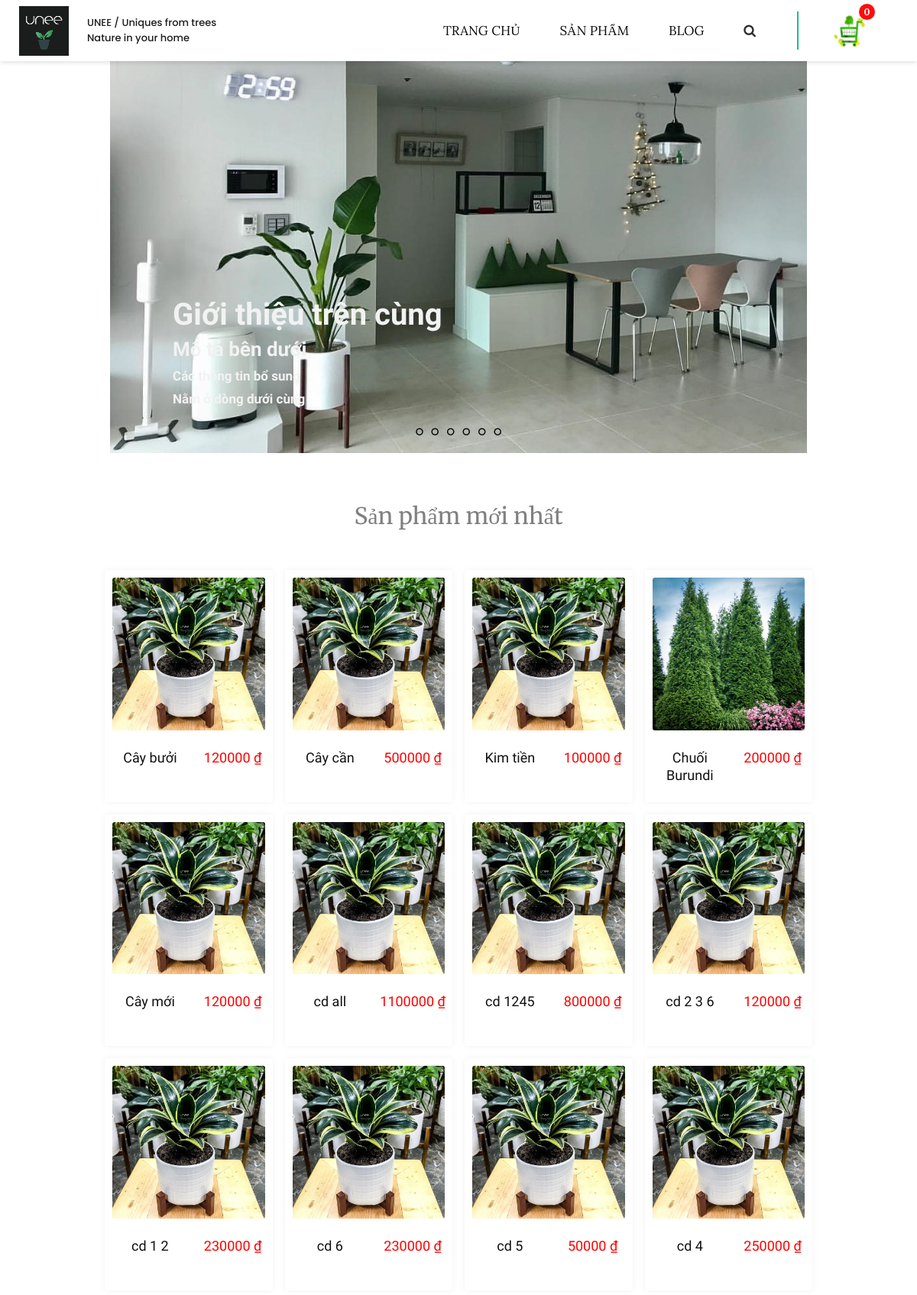
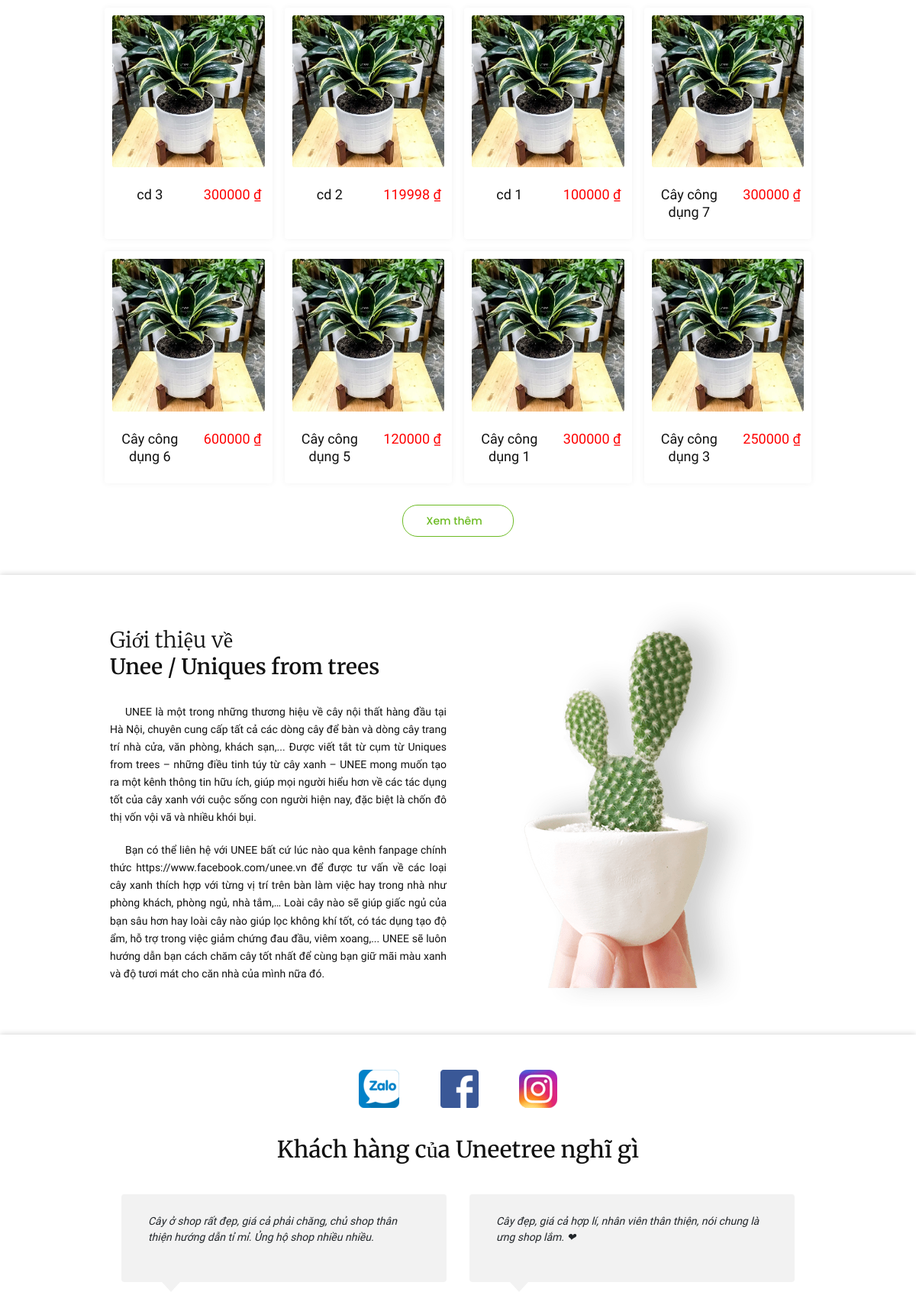
The page / (upper part) on the database its author committed (2 pictures, top to bottom).
### introduction/models.py (models this page shows, shortened)
class Banner(models.Model):
	img = models.ImageField(upload_to=upload_image_path, verbose_name="Ảnh")
	text_1 = models.CharField(max_length=500, blank=True)
	color_1 = ColorField(default='#ffffff', blank=True)
	text_2 = models.CharField(max_length=500, blank=True)
	color_2 = ColorField(default='#ffffff', blank=True)
	text_3 = models.CharField(max_length=500, blank=True)
	color_3 = ColorField(default='#ffffff', blank=True)
	text_4 = models.CharField(max_length=500, blank=True)
	color_4 = ColorField(default='#ffffff', blank=True)

class Introduction(models.Model):
	name = models.CharField(max_length=50, unique=True, verbose_name='Tên')
	content = RichTextUploadingField(blank=True, verbose_name="Nội dung")
	created_at = models.DateTimeField(auto_now_add=True)
	updated_at = models.DateTimeField(auto_now=True)
	class Meta:
		ordering = ['-updated_at']

### shop/models.py (models this page shows, shortened)
class Product(models.Model):
	category = models.ForeignKey(Category, related_name='products', on_delete=models.PROTECT, verbose_name="Danh mục")
	name = models.CharField(max_length=100, db_index=True, verbose_name="Tên cây")
	stt = models.PositiveIntegerField(default=1000, verbose_name="STT")
	slug = models.SlugField(max_length=100, db_index=True, verbose_name="URL", blank=True)
	description = models.TextField(blank=True, verbose_name="Mô tả")
	price = models.DecimalField(max_digits=12, decimal_places=0, verbose_name="Giá")
	available = models.BooleanField(default=True)
	stock = models.PositiveIntegerField(blank=True, null=True)
	created_at = models.DateTimeField(auto_now_add=True, verbose_name="Tạo mới")
	updated_at = models.DateTimeField(auto_now=True, verbose_name="Cập nhật")
	image = models.ImageField(upload_to=upload_image_path, blank=True, verbose_name="Ảnh")
	cd_trang_tri = models.BooleanField(verbose_name='Công dụng: Trang trí', default=False)
	cd_loc_khong_khi = models.BooleanField(verbose_name='Công dụng: Lọc không khí', default=False)
	cd_chua_benh = models.BooleanField(verbose_name='Công dụng: Chữa bệnh', default=False)
	cd_gia_vi = models.BooleanField(verbose_name='Công dụng: Gia vị', default=False)
	cd_phong_thuy = models.BooleanField(verbose_name='Công dụng: Phong thủy', default=False)
	cd_nha_o2 = models.BooleanField(verbose_name='Công dụng: Nhả O2 ban đêm', default=False)
	top_phong_thuy = models.BooleanField(verbose_name='Top cây phong thủy', default=False)
	top_trang_tri = models.BooleanField(verbose_name='Top cây trang trí', default=False)
	top_suc_khoe = models.BooleanField(verbose_name='Top cây tốt cho sức khỏe', default=False)
	objects = ProductManager()
	class Meta:
		ordering = ['stt', '-created_at']
		verbose_name = 'Sản phẩm'
		verbose_name_plural = 'Sản phẩm'
		index_together = [['id', 'slug'],]
	def get_absolute_url(self):
		return reverse('shop:product_detail', args=[self.id, self.slug])

### shop/views.py (the view)
# urls.py: re_path(r'^$', views.index_page, name='index_page'),
def index_page(request):
	products = Product.objects.filter(available=True)[:20]
	try:
		introduction = Introduction.objects.get(name='Main introduction')
	except Introduction.DoesNotExist:
		introduction = Introduction.objects.create(name='Main introduction', content='')
	banners = Banner.objects.all()
	context = {
		'products': products,
		'introduction': introduction,
		'banners': banners,
	}
	return render(request, 'shop/index.html', context)

### blog/context_processors.py (called while the page is built)
def nav_context(request):
	return {
		'blog_categories': blog_categories,
	}

### blog/models.py (called while the page is built)
	def get_absolute_url(self):
		return reverse('blog:blog_list_by_category', args=[self.slug])

### cart/cart.py (called while the page is built)
    def __len__(self):
        return sum(item['quantity'] for item in self.cart.values())

### cart/context_processors.py (called while the page is built)
def cart(request):
	return {'cart':Cart(request)}

### shop/context_processors.py (called while the page is built)
def footer_context(request):
	return {
		'top_phong_thuy': top_phong_thuy,
		'top_trang_tri': top_trang_tri,
		'top_suc_khoe': top_suc_khoe,
		'shop_categories': shop_categories,
	}

### shop/models.py (called while the page is built)
	def get_queryset(self):
		return MyProductQuerySet(self.model, using=self._db)

	def get_absolute_url(self):
		return reverse('shop:product_list_by_category', args=[self.slug])

### shop/templates/shop/index.html (shortened to what this page needs)
{% extends 'base.html' %}
{% block content %}
{% load static %}
		<div class="container_new" id="banner-section">
			<div class="banner-wrapper banner-box">
				<div class="switch-banner-box">
					<i class="switch-banner fa fa-circle-o px-1" id="switch-banner-1"></i>
					<i class="switch-banner fa fa-circle-o px-1" id="switch-banner-2"></i>
					<i class="switch-banner fa fa-circle-o px-1" id="switch-banner-3"></i>
					<i class="switch-banner fa fa-circle-o px-1" id="switch-banner-4"></i>
					<i class="switch-banner fa fa-circle-o px-1" id="switch-banner-5"></i>
					<i class="switch-banner fa fa-circle-o px-1" id="switch-banner-6"></i>
				</div>
				{% for banner in banners reversed %}
				<div class="banner-img" id="banner-img-{{ forloop.revcounter }}">
					<img src="{{ banner.img.url }}" alt="Unee Tree banner">
					<div class="banner-text maven_font font-weight-bold">
						<p class="banner-text-h1 m-0 p-0" style="color: {{ banner.color_1 }};">{{ banner.text_1 }}</p>
						<p class="banner-text-h2 m-0 p-0" style="color: {{ banner.color_2 }};">{{ banner.text_2 }}</p>
						<p class="banner-text-p m-0 p-0" style="color: {{ banner.color_3 }};">{{ banner.text_3 }}</p>
						<p class="banner-text-p m-0 p-0" style="color: {{ banner.color_4 }};">{{ banner.text_4 }}</p>
					</div>
				</div>
				{% endfor %}
			</div>
		</div>
		<section id="index_feature_laptop_ipad" class="feature-area pb-50  relative">
			<div class="overlay overlay-bg"></div>
			<div class="san_pham_index">
				<div>
					<a href="{% url 'shop:product_list' %}"><h2>Sản phẩm mới nhất</h2></a>
				</div>
			</div>
			<div class="container_new">
				<div class="row">
					{% for product in products %}
						<div class="col-6 col-md-4 col-xl-3 align-items-stretch p-0">
							<div class="box_shadow_baby d-flex flex-column m-2 p-2">
								<div class="relative mb-4" onmouseover="{% if product.description %} showDescription({{ forloop.counter0 }}) {% endif %}; showForm({{ forloop.counter0 }})" onmouseleave="hideDescription({{ forloop.counter0 }}); hideForm({{ forloop.counter0 }})">
									<div>
										<a href="{{ product.get_absolute_url }}">
											<img class="d-block relative w-100" src="{% if product.image %} {{ product.image.url }} {% else %} {% static 'img/default.jpg' %} {% endif %}" style="z-index: 600; border: 1px solid #fff; border-radius: 4px;" alt="{{ product.name }}">
										</a>
									</div>
								</div>
								<div class="row" style="min-height: 60px;">
									<div class="col-6 text-center maven_font pr-0">
										<a class="desc_a" style="color: #111; font-size: 18px;" onmouseover="changeTextColorOn({{ forloop.counter0 }})" onmouseleave="changeTextColorOff({{ forloop.counter0 }})" href="{{ product.get_absolute_url }}">{{ product.name }}</a>
									</div>
									<div class="col-6 text-center maven_font px-0">
										<p style="color: red; font-size: 18px;">{{ product.price }} &#x20AB</p>
									</div>
								</div>
							</div>
						</div>
					{% endfor %}
				</div>
				<div class="xem_them_box">
					<a href="{% url 'shop:product_list' %}" class="genric-btn primary-border circle arrow">Xem thêm</a>
				</div>
			</div>
		</section>
		<section id="index_about_laptop_ipad" class="about-area pt-20 pb-20 box_shadow">
			<div class="container_new">
				<div class="row align-items-center">
					<div class="col-lg-6">
						<div class="story-content my-5">
							<h2 class="merry_whether_font dark_color_text" style="font-size: 28px;">Giới thiệu về <br>
							<span class="merry_whether_font dark_color_text">Unee / Uniques from trees</span></h2>
							<div class="mt-30 text-justify maven_font dark_color_text text_indent_20 main-introduction">
								<p>{% autoescape off %}{{ introduction.content }}{% endautoescape %}</p>
							</div>
						</div>
					</div>
					<div class="col-lg-6">
						<img class="img-fluid d-flex mx-auto" src="{% static 'img/about.png' %}" alt="cây xương rồng">
					</div>
				</div>
			</div>
		</section>
		<section id="index_testimonial_laptop_ipad" class="faq-area box_shadow">
			<div class="container_new">
				<div class="wrapper socials wrapper-center-block" data-lead-id="socials">
				    <div class="container-testimonial text-center">
				        <div class="my-3" style="position: relative; width: 100%; height: 50px;">
			        		<img onclick="toggleZaloStatus()" style="max-height: 100%; margin: 0px 25px; cursor: pointer;" src="{% static 'img/unee-zalo-icon.png' %}" alt="unee tree instagram" alt="Unee zalo">
				        	<a href="https://www.facebook.com/unee.vn/" target="_blank">
				        		<img style="max-height: 100%; margin: 0px 25px;" src="{% static 'testimonial/img/facebook.png'%}" alt="unee facebook" data-lead-id="socials-img">
				        	</a>
				        	<a href="https://www.instagram.com/unee.tree/" target="_blank">
				        		<img style="max-height: 100%; margin: 0px 25px;" src="{% static 'img/unee-insta-icon.png' %}" alt="unee tree instagram">
				        	</a>
				        </div>
				        <h2 class="merry_whether_font dark_color_text py-3" data-lead-id="socials-title">Khách hàng của Uneetree nghĩ gì</h2>
				        <div class="row">
				            <div class="col-xs-12 col-lg-6 center-block center-block-inline" data-lead-id="social-1">
				                <div class="fill">
				                    <p class="rounded quote maven_font" data-lead-id="social-1-text" style="min-height: 115px"><em>Cây ở shop rất đẹp, giá cả phải chăng, chủ shop thân thiện hướng dẫn tỉ mỉ. Ủng hộ shop nhiều nhiều.</em></p>
				                </div>
				            </div>
				            <div class="col-xs-12 col-lg-6 center-block center-block-inline" data-lead-id="social-2">
				                <div class="fill">
				                    <p class="rounded quote maven_font" data-lead-id="social-2-text" style="min-height: 115px"><em>Cây đẹp, giá cả hợp lí, nhân viên thân thiện, nói chung là ưng shop lắm. ❤</em></p>
				                </div>
				            </div>
				        </div>
				    </div>
				</div>
			</div>
		</section>
{% endblock %}

### rows shown on the page
Banner: img (picture), text_1 "Giới thiệu trên cùng", text_2 "Mô tả bên dưới", text_3 "Các thông tin bổ sung", text_4 "Nằm ở dòng dưới cùng"
Product: name "Cây bưởi", price "120000"
Product: name "Cây cần", price "500000"
Product: name "Kim tiền", price "100000"
Product: image (picture), name "Chuối Burundi", price "200000"
Product: name "Cây mới", price "120000"
Product: name "cd all", price "1100000"
Product: name "cd 1245", price "800000"
Product: name "cd 2 3 6", price "120000"
Product: name "cd 1 2", price "230000"
Product: name "cd 6", price "230000"
Product: name "cd 5", price "50000"
Product: name "cd 4", price "250000"
Product: name "cd 3", price "300000"
Product: name "cd 2", price "119998"
Product: name "cd 1", price "100000"
Product: name "Cây công dụng 7", price "300000"
Product: name "Cây công dụng 6", price "600000"
Product: name "Cây công dụng 5", price "120000"
Product: name "Cây công dụng 1", price "300000"
Product: name "Cây công dụng 3", price "250000"
Introduction: content "UNEE là một trong những thương hiệu về cây nội thất hàng đầu tại Hà Nội, chuyên cung cấp tất cả các dòng cây để bàn và dòng cây trang trí nhà cửa, văn phòng, khách sạn,... Được viết tắt từ cụm từ Uniques from trees – những điều tinh túy từ cây xanh – UNEE mong muốn tạo ra một kênh thông tin hữu ích, giúp mọi người hiểu hơn về các tác dụng tốt của cây xanh với cuộc sống con người hiện nay, đặc biệt là chốn đô thị vốn vội vã và nhiều khói bụi. Bạn có thể liên hệ với UNEE bất cứ lúc nào qua kênh fanpage chính thức https://www.facebook.com/unee.vn để được tư vấn về các loại cây xanh thích hợp với từng vị trí trên bàn làm việc hay trong nhà như phòng khách, phòng ngủ, nhà tắm,… Loài cây nào sẽ…"

### other values the page prints
{{ cart|length }} "0"
